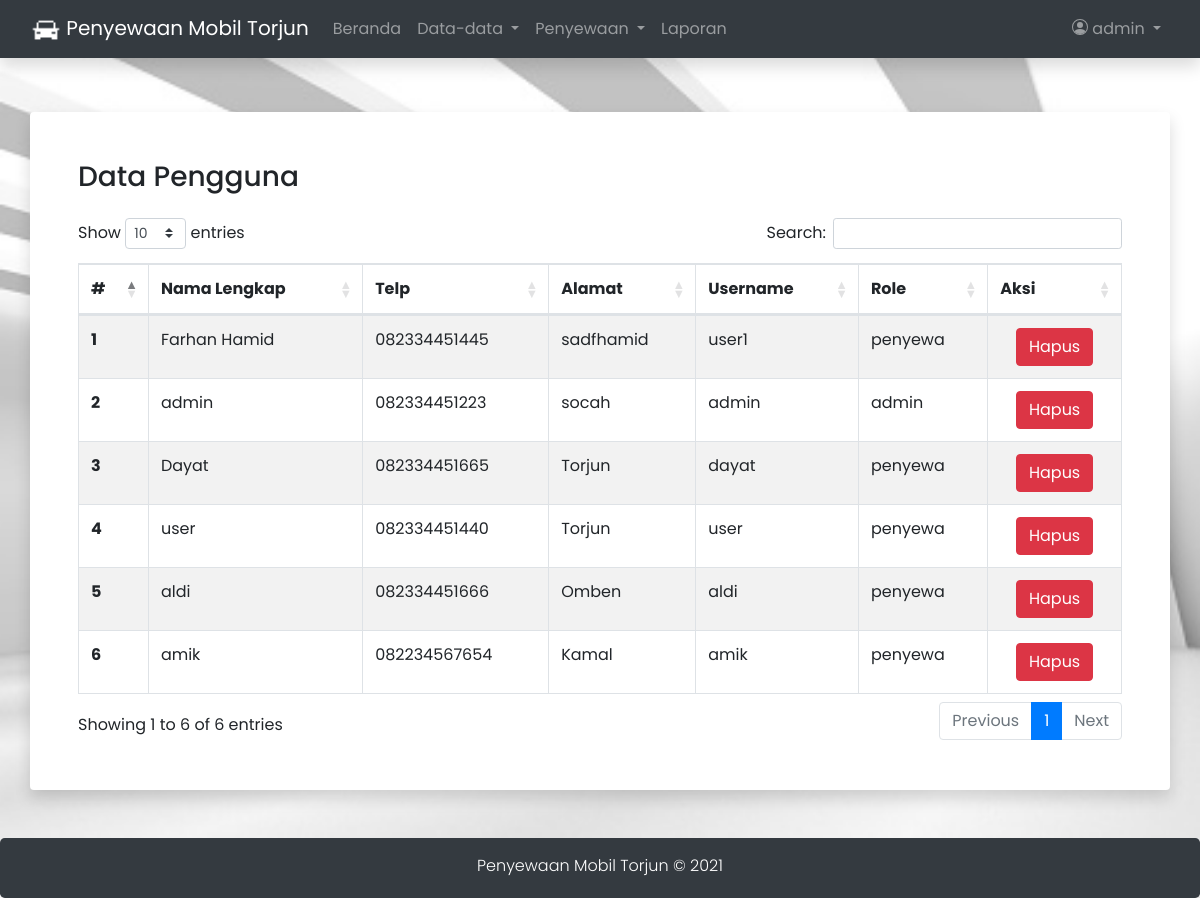
The page /admin/data-user.php (signed in) on the database its author committed.
### tables this page shows
CREATE TABLE `18132_user` (
  `id_user` int(11) NOT NULL,
  `nama` varchar(100) DEFAULT NULL,
  `telp` varchar(15) DEFAULT NULL,
  `alamat` text DEFAULT NULL,
  `username` varchar(100) NOT NULL,
  `password` varchar(100) DEFAULT NULL,
  `role` enum('admin','penyewa') NOT NULL
);

### admin/data-user.php (the view)
<?php
    include '../koneksi/koneksi.php';
    include '../template/admin_header.php';
?>
<div class="container">
    <div class="row">
        <div class="col shadow p-sm-5 rounded">
            <div class="row mb-sm-3">
                <div class="col">
                    <h3>Data Pengguna</h3>
                </div>
            </div>
            <table id="tabel" class="table table-striped table-bordered">
                <thead>
                    <tr>
                        <th scope="col">#</th>
                        <th scope="col">Nama Lengkap</th>
                        <th scope="col">Telp</th>
                        <th scope="col">Alamat</th>
                        <th scope="col">Username</th>
                        <th scope="col">Role</th>
                        <th scope="col">Aksi</th>
                    </tr>
                </thead>
                <tbody>
                    <?php
                    $no=0;
                    $result = $conn->query("SELECT * FROM 18132_user") or die($conn->error);
                    if ($result->num_rows > 0) {
                        while($row = $result->fetch_assoc())
                        {
                    ?>
                    <tr>
                        <th scope="row"><?= ++$no ?></th>
                        <td><?= $row['nama'] ?></td>
                        <td><?= $row['telp'] ?></td>
                        <td><?= $row['alamat'] ?></td>
                        <td><?= $row['username'] ?></td>
                        <td><?= $row['role'] ?></td>
                        <td class="text-center">
                            <a href="hapus-user.php?id=<?= $row['id_user'] ?>" onclick="return confirm('anda akan menghapus user ini ?')"><button class="btn btn-danger">Hapus</button></a>
                        </td>
                    </tr>
                    <?php
                        }
                    }
                ?>
                </tbody>
            </table>
        </div>
    </div>
</div>
<?php include '../template/admin_footer.php'; ?>

### template/admin_header.php (shortened to what this page needs)
<!doctype html>
<html lang="en">
<head>
    <link rel="stylesheet" href="https://cdn.jsdelivr.net/npm/bootstrap@4.5.3/dist/css/bootstrap.min.css"
>
    <link rel="stylesheet" href="https://cdn.datatables.net/1.10.22/css/dataTables.bootstrap4.min.css">
    <link rel="stylesheet" href="../assets/css/style.css">
</head>
<body>
    <nav class="navbar navbar-expand-lg navbar-dark bg-dark py-sm-2 shadow fixed-top">
        <div class="container-fluid">
            <a class="navbar-brand" href="#">
                <img src="../assets/img/icon.ico" width="30" height="30"
                    alt="" loading="lazy">
                Penyewaan Mobil Torjun
            </a>
            <div class="collapse navbar-collapse" id="navbarNavDropdown">
                <ul class="navbar-nav">
                    <li class="nav-item">
                        <a class="nav-link" href="index.php">Beranda</a>
                    </li>
                    <li class="nav-item dropdown">
                        <a class="nav-link dropdown-toggle align-top" href="#" id="master" role="button"
                            data-toggle="dropdown" aria-haspopup="true" aria-expanded="false">
                            Data-data
                        </a>
                    </li>
                    <li class="nav-item dropdown">
                        <a class="nav-link dropdown-toggle align-top" href="#" id="master" role="button"
                            data-toggle="dropdown" aria-haspopup="true" aria-expanded="false">
                            Penyewaan
                        </a>
                    </li>
                    <li class="nav-item">
                        <a class="nav-link" href="laporan.php">Laporan</a>
                    </li>
                </ul>
                <ul class="navbar-nav ml-auto">
                    <li class="nav-item dropdown">
                        <a class="nav-link dropdown-toggle align-top" href="#" id="navbarDropdownMenuLink" role="button"
                            data-toggle="dropdown" aria-haspopup="true" aria-expanded="false">
                            <?= $_SESSION['nama'] ?>
                        </a>
                    </li>
                </ul>
            </div>
        </div>
    </nav>

### template/admin_footer.php (shortened to what this page needs)
    <footer>
        <div class="jumbotron text-center bg-dark pt-3 pb-1 mt-5 mb-0 ">
            <p>Penyewaan Mobil Torjun &copy; <?= date('Y') ?></p>
        </div>
    </footer>
</body>
</html>

### assets/css/style.css (style rules this page uses)
body { padding-top: 7em; background-image: url("../img/123.jpg"); background-size: cover; background-position: center; background-repeat: no-repeat; font-family: 'Poppins', sans-serif; }
body .col { background-color: #fff; }
footer .jumbotron { background-color: #4b5b6b; color: #fff; font-weight: 300; }

### rows shown on the page
18132_user: nama "Farhan Hamid", telp "082334451445", alamat "sadfhamid", username "user1", role "penyewa"
18132_user: nama "admin", telp "082334451223", alamat "socah", username "admin", role "admin"
18132_user: nama "Dayat", telp "082334451665", alamat "Torjun", username "dayat", role "penyewa"
18132_user: nama "user", telp "082334451440", alamat "Torjun", username "user", role "penyewa"
18132_user: nama "aldi", telp "082334451666", alamat "Omben", username "aldi", role "penyewa"
18132_user: nama "amik", telp "082234567654", alamat "Kamal", username "amik", role "penyewa"

### other values the page prints
$_SESSION['nama'] "admin"
